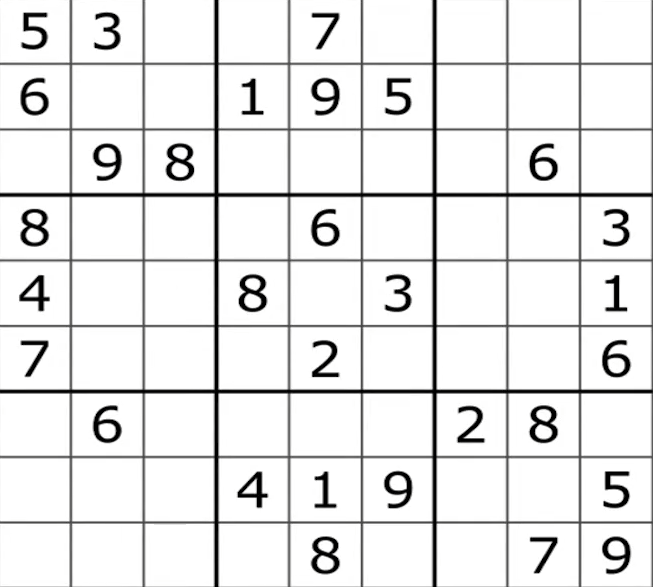
#> input picture assets/sudoku.png, 653 x 587 px
$ python rampup_img_cornet_detection.py
#> lines starting #> are read from the running program, lines starting #| are printed output that depends on the picture; after the words box and inside, x2 and y2 are one past the last pixel; in counts of white or black regions, pixels touching at a corner belong together
import cv2
import numpy as np

img = cv2.imread('assets/sudoku.png')
#> img is the input picture: shape (587, 653, 3); mean B, G, R 232.1, 232.1, 232.1
cv2.imshow('img',img)
gray = cv2.cvtColor(img, cv2.COLOR_BGR2GRAY)

'''
cornerHarris
cornerHarris(src, blockSize, ksize, k)
blockSize: 检测窗口大小. 值越大, 检测出的角占的区域越大
ksize:  Sobel算子核大小. 值越小, 检测出的角越多, 但准确率越低
k: 权重系数, 一般取0.02~0.04. 值越小, 检测出的角越多, 但准确率越低
'''
harris_dst = cv2.cornerHarris(gray, 2, 3, 0.03)
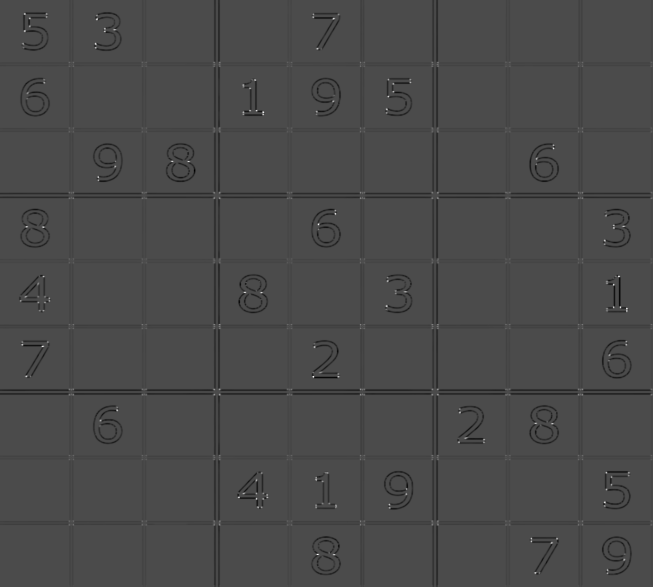
#> harris_dst: shape (587, 653) float32; min -0.0202, max 0.0482, mean -0.00046; drawn with min black and max white
harris = img.copy()
harris[harris_dst > 0.01 * harris_dst.max()] = [0,0,255]
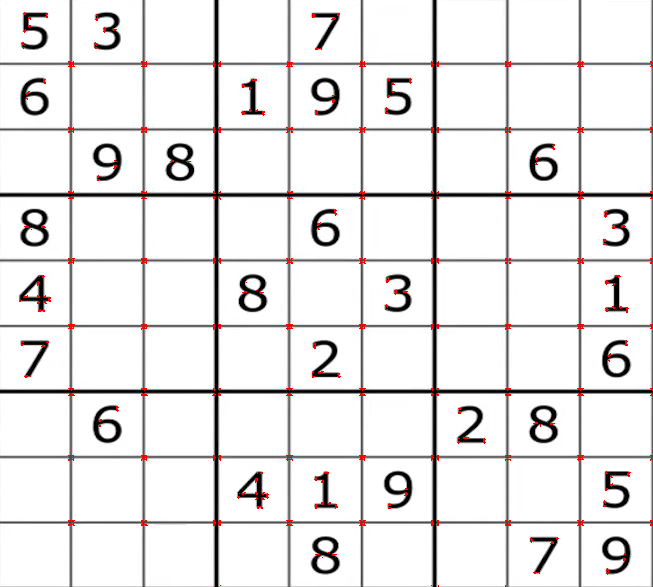
#> harris: shape (587, 653, 3); 0.72% of pixels changed, all inside (x1, y1, x2, y2) = (19, 12, 653, 587)
cv2.imshow('harris',harris)

'''
Shi-Tomasi角点检测
goodFeaturesToTrack(src,maxCorners, qualityLevel, minDistance)
maxCorners: 最多检测的角点数量, 0表示不限制
qualityLevel: 角点检测的精度. 值越小, 检测到的角点越少
minDistance: 检测到的角点之间的最小距离

Optional:
useHarrisDetector: 是否使用Harris角点检测算法
'''
corners = cv2.goodFeaturesToTrack(gray, 0, 0.01, 10)
#> corners = 245 rows, first 8: [96, 18], [604, 240], [42, 226], [26, 375], [318, 223], [95, 43], [459, 411], [386, 109]
corners = np.int32(corners)
#> corners = contour of 245 points, box (x1, y1, x2, y2) (22, 13, 651, 585), area 177752
shitomasi = img.copy()
for corner in corners:
    x,y = corner.ravel()
    cv2.circle(shitomasi, (x,y), 3, (0,0,255), -1)
#> this loop made 245 passes
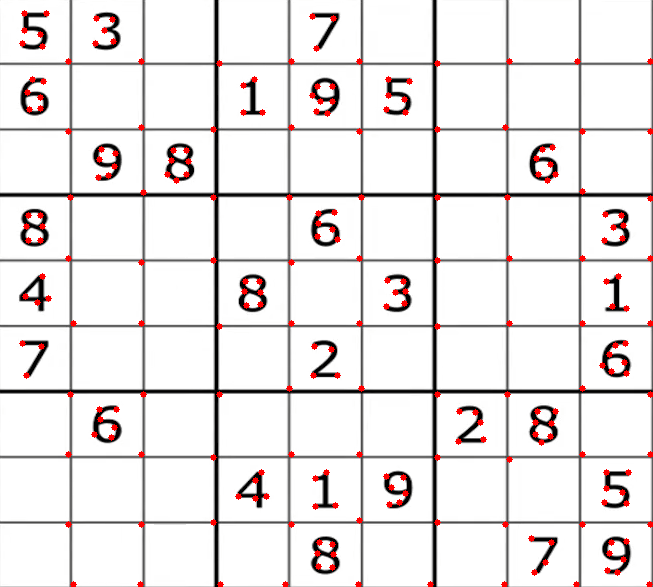
#> shitomasi: shape (587, 653, 3); 1.85% of pixels changed, all inside (x1, y1, x2, y2) = (19, 10, 653, 587)

cv2.imshow('shitomasi',shitomasi)

'''
SIFT
Create SIFT object
Detect keypoints
Draw keypoints
'''
sift = cv2.xfeatures2d.SIFT_create()
kp = sift.detect(gray)
#> kp = 1090 keypoints; strongest (x, y, size): (606, 504, 4), (333, 211, 3.7), (261, 112, 3), (624, 342, 3.6)
sift_img = img.copy()
cv2.drawKeypoints(gray, kp, sift_img)
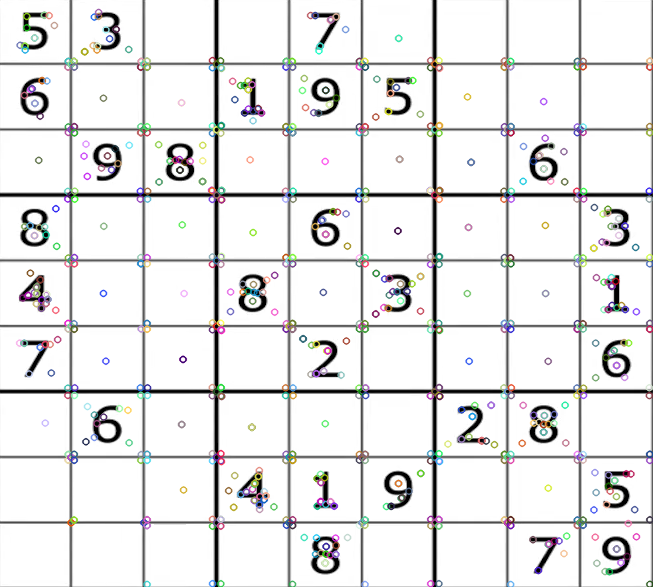
#> sift_img: shape (587, 653, 3); 9.58% of pixels changed, all inside (x1, y1, x2, y2) = (0, 0, 653, 587)
cv2.imshow('sift', sift_img)

key = cv2.waitKey(0)
#> (key x is pressed here)
if(key & 0xFF ==ord('x')):
    print('exit')
    exit()
#> (the program exits here)

$ run again, with assets/affine.png copied over assets/sudoku.png
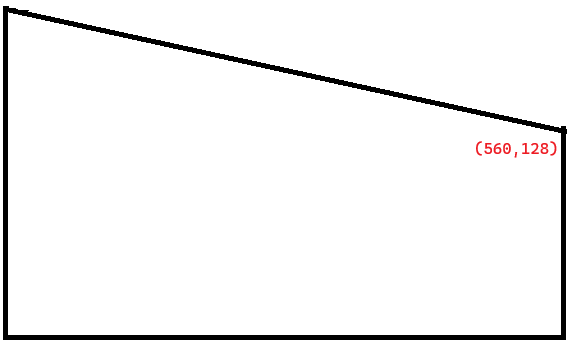
#> input picture assets/affine.png, 570 x 344 px
#> img is the input picture: shape (344, 570, 3); mean B, G, R 243.7, 243.7, 244.1
#> harris: shape (344, 570, 3); 0.63% of pixels changed, all inside (x1, y1, x2, y2) = (3, 6, 568, 341)
#> `corners = cv2.goodFeaturesToTrack(gray, 0, 0.01, 10)`: corners = 61 rows, first 8: [8, 12], [565, 339], [3, 339], [560, 133], [29, 11], [507, 148], [545, 150], [525, 152]
#> `corners = np.int32(corners)`: corners = contour of 61 points, box (x1, y1, x2, y2) (3, 11, 566, 340), area 5805
#> the loop `for corner in corners:` made 61 passes
#> after the loop `for corner in corners:`:
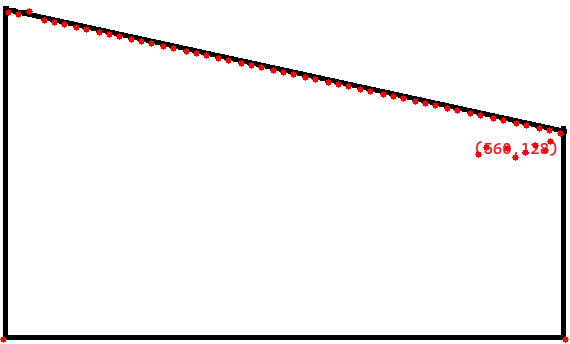
#> shitomasi: shape (344, 570, 3); 0.9% of pixels changed, all inside (x1, y1, x2, y2) = (0, 8, 569, 343)
#> kp = 29 keypoints; strongest (x, y, size): (562, 130, 5.9), (6, 9, 5.3), (563, 336, 5), (6, 337, 4.9)
#> `cv2.drawKeypoints(gray, kp, sift_img)`:
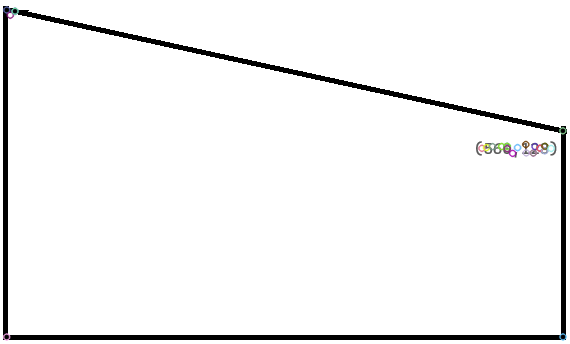
#> sift_img: shape (344, 570, 3); 0.59% of pixels changed, all inside (x1, y1, x2, y2) = (2, 5, 568, 342)
